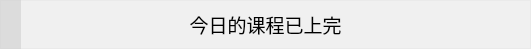
<?xml version="1.0" encoding="UTF-8"?>
<ui version="4.0">
 <class>MainTableWidget</class>
 <widget class="QWidget" name="MainTableWidget">
  <property name="geometry">
   <rect>
    <x>0</x>
    <y>0</y>
    <width>531</width>
    <height>49</height>
   </rect>
  </property>
  <property name="windowTitle">
   <string>MainTableWidget</string>
  </property>
  <property name="styleSheet">
   <string notr="true"/>
  </property>
  <widget class="QWidget" name="status_show" native="true">
   <property name="geometry">
    <rect>
     <x>0</x>
     <y>-49</y>
     <width>531</width>
     <height>49</height>
    </rect>
   </property>
   <property name="styleSheet">
    <string notr="true">background: #1191d3;</string>
   </property>
   <layout class="QHBoxLayout" name="horizontalLayout" stretch="2,2">
    <item>
     <widget class="QLabel" name="label_2">
      <property name="minimumSize">
       <size>
        <width>35</width>
        <height>35</height>
       </size>
      </property>
      <property name="maximumSize">
       <size>
        <width>35</width>
        <height>35</height>
       </size>
      </property>
      <property name="styleSheet">
       <string notr="true">image: url(&quot;:/res/ring.png&quot;)</string>
      </property>
      <property name="text">
       <string/>
      </property>
     </widget>
    </item>
    <item>
     <widget class="QLabel" name="label_3">
      <property name="font">
       <font>
        <pointsize>18</pointsize>
       </font>
      </property>
      <property name="styleSheet">
       <string notr="true">color:#ffffff</string>
      </property>
      <property name="text">
       <string>MSG</string>
      </property>
      <property name="alignment">
       <set>Qt::AlignmentFlag::AlignCenter</set>
      </property>
     </widget>
    </item>
   </layout>
  </widget>
  <widget class="QStackedWidget" name="stackedWidget">
   <property name="geometry">
    <rect>
     <x>0</x>
     <y>0</y>
     <width>531</width>
     <height>49</height>
    </rect>
   </property>
   <property name="styleSheet">
    <string notr="true"/>
   </property>
   <property name="currentIndex">
    <number>0</number>
   </property>
   <widget class="QWidget" name="page">
    <property name="styleSheet">
     <string notr="true"/>
    </property>
    <layout class="QHBoxLayout" name="horizontalLayout_2">
     <item>
      <widget class="QLabel" name="table_show">
       <property name="font">
        <font>
         <pointsize>14</pointsize>
        </font>
       </property>
       <property name="styleSheet">
        <string notr="true">color:#000000;</string>
       </property>
       <property name="text">
        <string>今日的课程已上完</string>
       </property>
       <property name="alignment">
        <set>Qt::AlignmentFlag::AlignCenter</set>
       </property>
      </widget>
     </item>
    </layout>
   </widget>
   <widget class="QWidget" name="page_2">
    <layout class="QHBoxLayout" name="horizontalLayout_3" stretch="1,0">
     <property name="leftMargin">
      <number>30</number>
     </property>
     <property name="topMargin">
      <number>0</number>
     </property>
     <property name="rightMargin">
      <number>20</number>
     </property>
     <property name="bottomMargin">
      <number>0</number>
     </property>
     <item>
      <widget class="QWidget" name="class_show_widget" native="true"/>
     </item>
     <item>
      <widget class="QLabel" name="class_time">
       <property name="font">
        <font>
         <pointsize>18</pointsize>
        </font>
       </property>
       <property name="styleSheet">
        <string notr="true">color:black;</string>
       </property>
       <property name="text">
        <string>--:--:--</string>
       </property>
       <property name="alignment">
        <set>Qt::AlignmentFlag::AlignCenter</set>
       </property>
      </widget>
     </item>
    </layout>
   </widget>
  </widget>
  <widget class="QPushButton" name="hide_window">
   <property name="geometry">
    <rect>
     <x>0</x>
     <y>-2</y>
     <width>21</width>
     <height>51</height>
    </rect>
   </property>
   <property name="styleSheet">
    <string notr="true">background: rgba(200,200,200,0.5);
border:none;</string>
   </property>
   <property name="text">
    <string/>
   </property>
  </widget>
  <widget class="QWidget" name="timer_show" native="true">
   <property name="geometry">
    <rect>
     <x>540</x>
     <y>0</y>
     <width>181</width>
     <height>53</height>
    </rect>
   </property>
   <property name="styleSheet">
    <string notr="true">background: #1191d3;</string>
   </property>
   <layout class="QHBoxLayout" name="horizontalLayout_4">
    <item>
     <widget class="QLabel" name="label">
      <property name="minimumSize">
       <size>
        <width>35</width>
        <height>35</height>
       </size>
      </property>
      <property name="maximumSize">
       <size>
        <width>35</width>
        <height>35</height>
       </size>
      </property>
      <property name="styleSheet">
       <string notr="true">image: url(&quot;:/res/ring.png&quot;)</string>
      </property>
      <property name="text">
       <string/>
      </property>
     </widget>
    </item>
    <item>
     <widget class="QLabel" name="label_4">
      <property name="font">
       <font>
        <pointsize>18</pointsize>
       </font>
      </property>
      <property name="styleSheet">
       <string notr="true">color:#fff</string>
      </property>
      <property name="text">
       <string>NO_TIMER</string>
      </property>
      <property name="alignment">
       <set>Qt::AlignmentFlag::AlignCenter</set>
      </property>
     </widget>
    </item>
   </layout>
  </widget>
  <widget class="QFrame" name="frame">
   <property name="geometry">
    <rect>
     <x>0</x>
     <y>0</y>
     <width>531</width>
     <height>49</height>
    </rect>
   </property>
   <property name="styleSheet">
    <string notr="true">
background-color:rgba(240,240,240,0.1)
</string>
   </property>
   <property name="frameShape">
    <enum>QFrame::Shape::StyledPanel</enum>
   </property>
   <property name="frameShadow">
    <enum>QFrame::Shadow::Raised</enum>
   </property>
  </widget>
  <zorder>frame</zorder>
  <zorder>stackedWidget</zorder>
  <zorder>hide_window</zorder>
  <zorder>status_show</zorder>
  <zorder>timer_show</zorder>
 </widget>
 <resources/>
 <connections/>
</ui>
